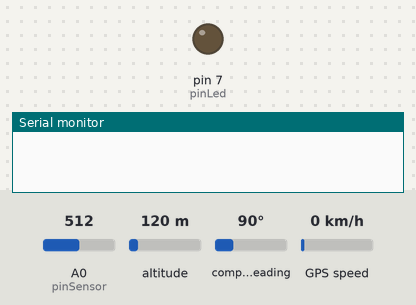
Bench run of a sketch on a simulated Arduino Uno, built with avr-gcc and run on an emulated ATmega328P. Shown: output pins drawn as LEDs (lit = HIGH), the last lines printed to the serial monitor. The test bench sets the inputs (shaded band); at power-on: A0 (pinSensor) = 512, altitude 120 m, compass heading 90°, GPS speed 0 km/h. The GPS gets a fix after 3 s at 37.7749, -122.4194 with 8 satellites.

Above: at 0.1 s.
At 1.1 s:
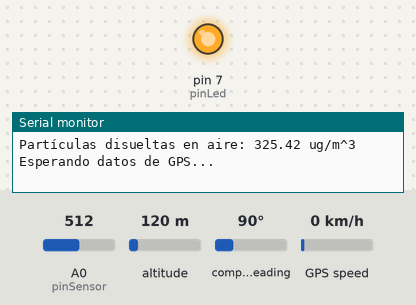
Timing chart, 0 to 2.6 s (numbered marks = the images above):
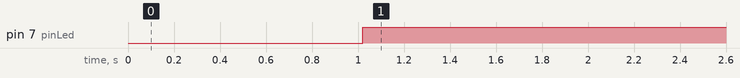

Measured:
- by itself, pin 7 (pinLed): LOW → HIGH at 1.0 s

The sketch:

sensor_GP2Y1010AU0F.ino
```cpp
#include <TinyGPS++.h>
#include <SoftwareSerial.h>

// Definición de pines
const int pinSensor = A0;
const int pinLed = 7;
const int adcMaximo = 1023;
const float voltajeVcc = 5.0;

// Pines para GPS (ajusta según tu conexión)
const int RXPin = 4, TXPin = 3;
const int GPSBaud = 9600;

// Inicialización de objetos GPS
TinyGPSPlus gps;
SoftwareSerial ss(RXPin, TXPin);

float leerDensidad() {
  digitalWrite(pinLed, LOW);
  delayMicroseconds(280);
  int valorAdc = analogRead(pinSensor);
  float voltajeSensor = voltajeVcc * valorAdc / adcMaximo;
  float densidad = 0.170 * voltajeSensor - 0.1;  // mg/m^3
  digitalWrite(pinLed, HIGH);
  return densidad * 1000;  // ug/m^3
}

void setup() {
  Serial.begin(9600);
  ss.begin(GPSBaud); // Inicia la comunicación con el GPS
  pinMode(pinLed, OUTPUT);
  delay(1000);
}

void loop() {
  // Procesa la entrada del GPS
  while (ss.available() > 0) {
    gps.encode(ss.read());
  }

  // Obtén la densidad de polvo
  Serial.print("Partículas disueltas en aire: ");
  Serial.print(leerDensidad());
  Serial.println(" ug/m^3");

  // Si hay datos válidos del GPS, imprímelos
  if (gps.location.isValid()) {
    Serial.print("Latitud: ");
    Serial.println(gps.location.lat(), 6);
    Serial.print("Longitud: ");
    Serial.println(gps.location.lng(), 6);
  } else {
    Serial.println("Esperando datos de GPS...");
  }

  delay(1000);
}
```
